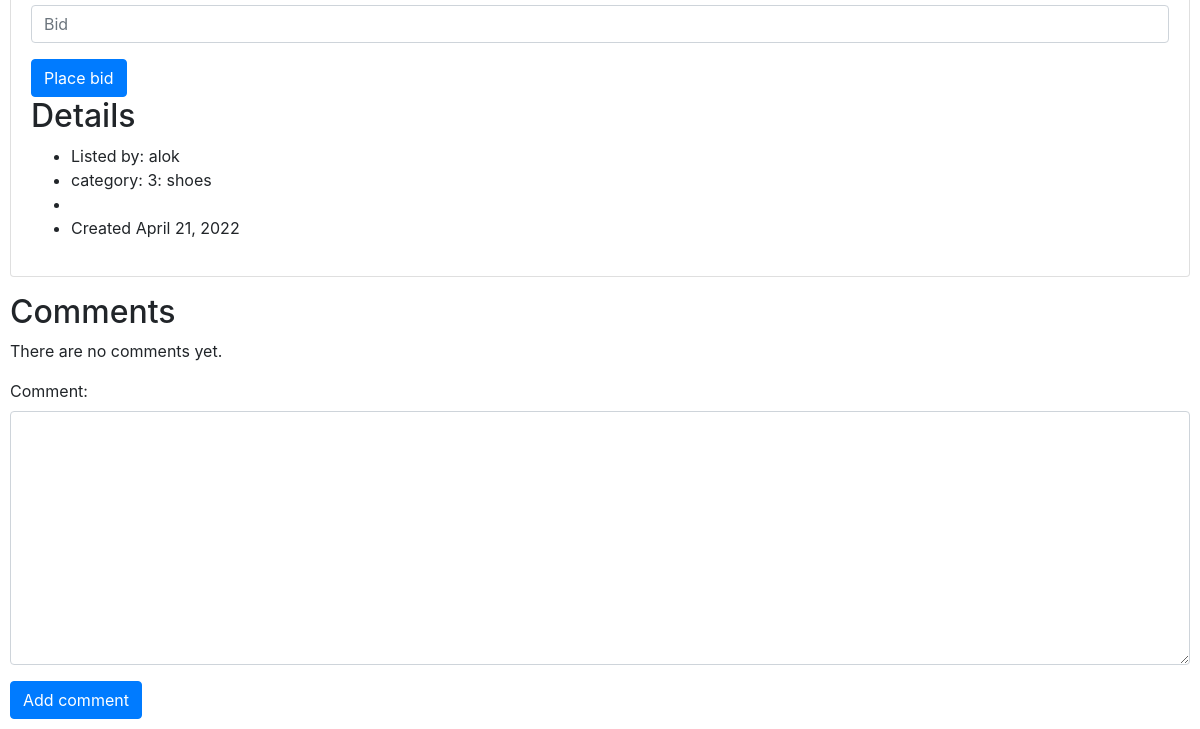
Page /listing/2 (signed in, lower part) on the earlier database version.
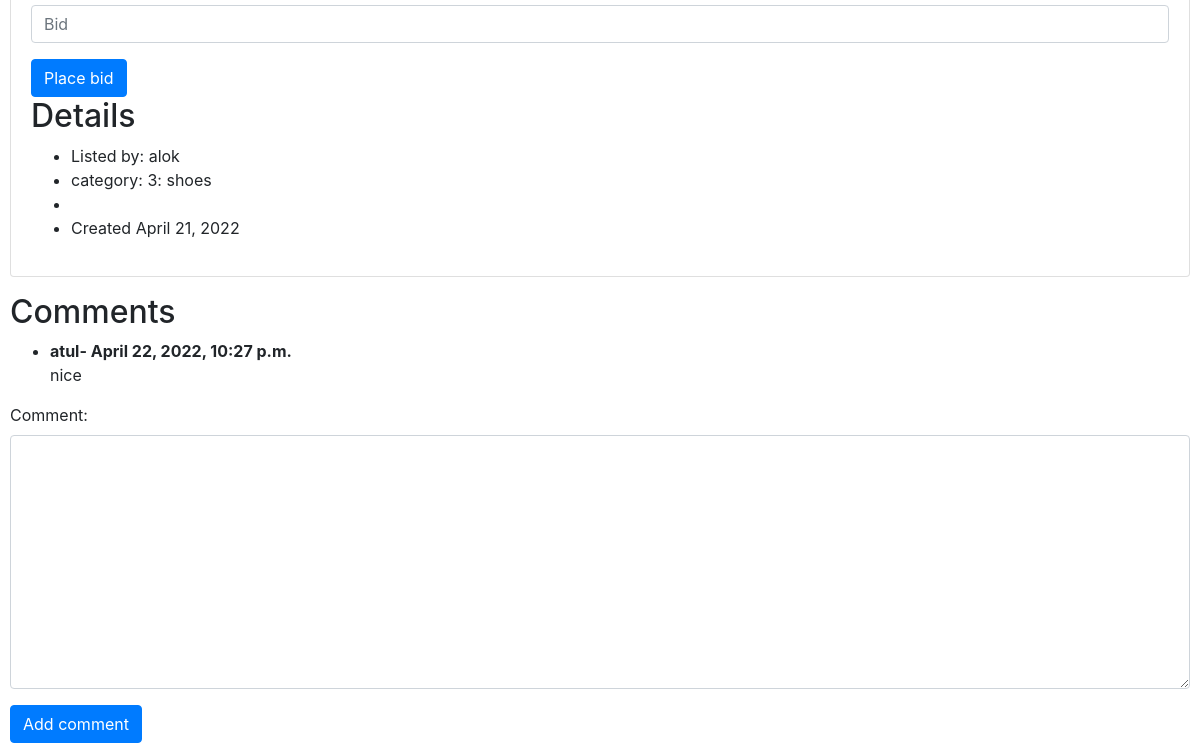
Same page on the later database version.
### auctions/models.py (models this page shows, shortened)
class Listing(models.Model):
    title = models.CharField(max_length=100)
    description = models.TextField(null=True, max_length=500)
    active = models.BooleanField(default=True)
    startingbid = models.FloatField()
    currentbid = models.FloatField(blank=True, null=True)
    category = models.ForeignKey(
        Category, on_delete=models.CASCADE, default="No category yet!", related_name="similar_listings")
    creator = models.ForeignKey(
        User, on_delete=models.CASCADE, related_name="all_creaters_lists")
    watcher = models.ManyToManyField(
        User, blank=True, related_name="watched_listing")
    buyer = models.ForeignKey(User, on_delete=models.PROTECT, null=True)
    created_at = models.DateField(default=datetime.now)
    @property
    def first_picture(self):
        return self.pictures.first().picture.url

class User(AbstractUser):
    pass

class Category(models.Model):
    category = models.CharField(max_length=30)
    def __str__(self):
        return f'{self.id}: {self.category}'

class Comment(models.Model):
    listing = models.ForeignKey(
        Listing, on_delete=models.CASCADE, related_name="comments")
    comment = models.TextField(max_length=500)
    user = models.ForeignKey(User, on_delete=models.CASCADE)
    comment_date = models.DateTimeField(default=datetime.now())

### auctions/views.py (the view)
# urls.py: path("listing/<int:listing_id>", views.listing_details, name="details"),
@login_required
def listing_details(request, listing_id):
    listing = Listing.objects.get(id=listing_id)
    comment_data = listing.comments.all()
    return render(
        request,
        "auctions/details.html",
        {
            "listing": listing,
            "bid_form": NewBidForm(),
            "comment_data": comment_data,
            "comment_form": CommentForm(),
        },
    )

### auctions/views.py
class NewBidForm(forms.ModelForm):
    class Meta:
        model = Bid
        fields = ["bid"]
        widgets = {
            "bid": forms.NumberInput(
                attrs={"class": "form-control", "placeholder": "Bid"}
            ),
        }

class CommentForm(forms.ModelForm):
    class Meta:
        model = Comment
        fields = ["comment"]
        widgets = {
            "comment": forms.Textarea(
                attrs={
                    "class": "form-control",
                }
            )
        }

### auctions/templates/auctions/details.html (shortened to what this page needs)
{% extends "auctions/layout.html" %}
{% block body %}
<div class="card mb-3 mt-2">
  <div class="card-body">
    <form action=" {% url 'takebid' listing.id %}" method="POST">
      {{bid_form.as_p}}
      <input type="submit" class="btn btn-primary" value="Place bid">
    </form>
    <h2> Details </h2>
    <ul>
      <li>Listed by: {{listing.creator}}</li>
      <li>category: {{listing.category}}
      <li>
      <li>Created {{listing.created_at}}</li>
    </ul>
  </div>
</div>
  <h2> Comments </h2>
  {% for value in comment_data %}
  <ul>
    <li>
     <strong> {{value.user}}- {{value.comment_date}}</strong>
      <p>{{ value.comment }}</p>
    </li>
  </ul>
{% empty %}
  <p>There are no comments yet.</p>
{% endfor %}
<form action=" {% url 'comment' listing.id %}" method="POST">
  {{comment_form.as_p}}
  <input type="submit" class="btn btn-primary" value="Add comment">
</form>
{% endblock %}

### auctions/templates/auctions/layout.html (shortened to what this page needs)
{% load static %}
<!DOCTYPE html>
<html lang="en">
    <head>
        <link rel="stylesheet" href="https://stackpath.bootstrapcdn.com/bootstrap/4.4.1/css/bootstrap.min.css">
        <link href="{% static 'auctions/styles.css' %}" rel="stylesheet">
    </head>
    <body>
        {% block body %}
        {% endblock %}
    </body>
</html>

### auctions/static/auctions/styles.css (style rules this page uses)
body { padding: 10px; }

Differences in the rows shown:
added Comment: user "atul", comment_date "April 22, 2022, 10:27 p.m.", comment "nice"
Other differences:
text no longer shown: "There are no comments yet."
